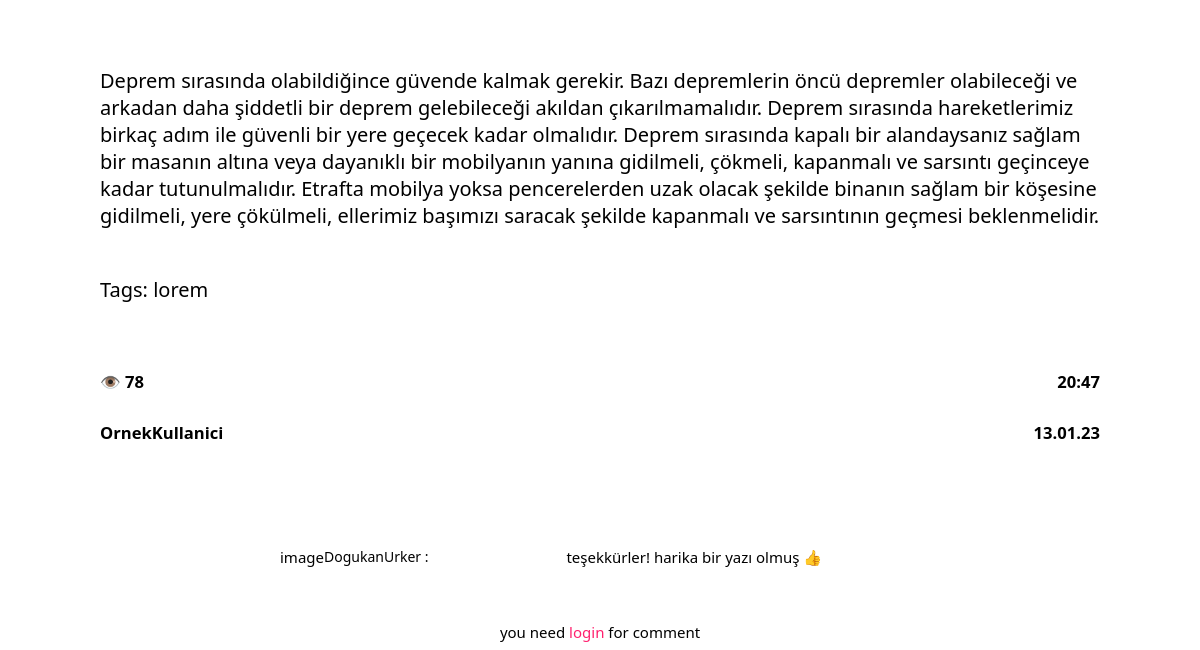
/1 (lower part), run on an earlier commit of the app's database.
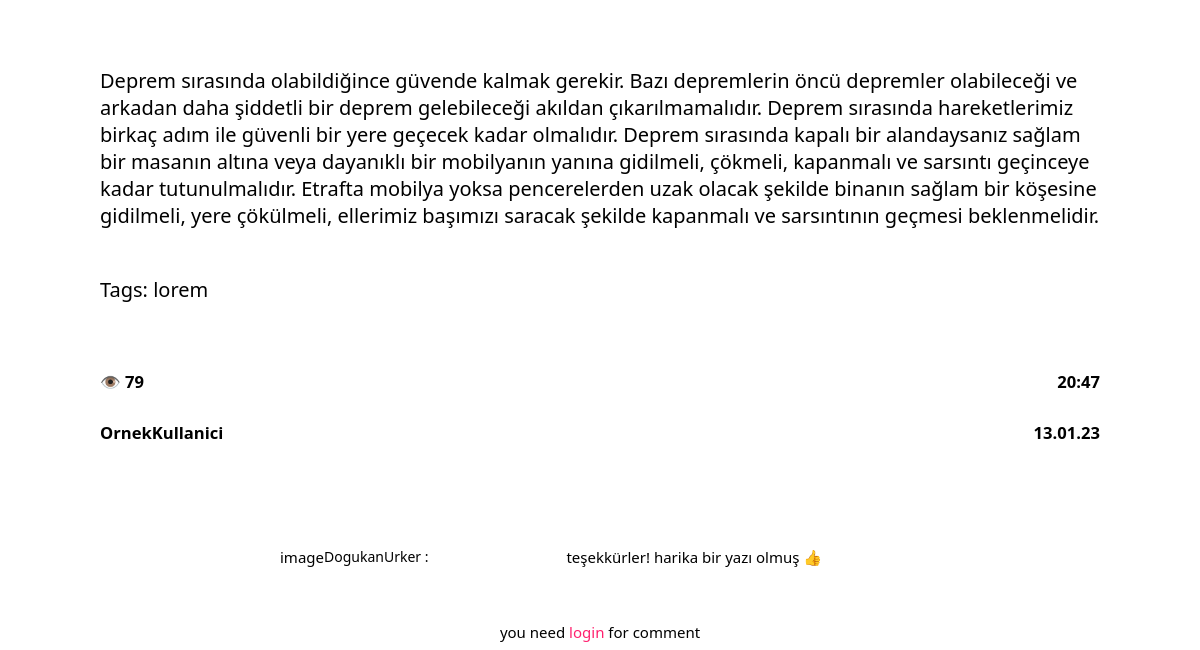
And on a later commit of the database.
### tables this page shows
CREATE TABLE "posts" (
	"id"	INTEGER NOT NULL UNIQUE,
	"title"	TEXT NOT NULL,
	"tags"	TEXT,
	"content"	TEXT NOT NULL,
	"author"	TEXT NOT NULL,
	"date"	TEXT NOT NULL,
	"time"	TEXT NOT NULL,
	"views"	TEXT,
	"lastEditDate"	TEXT,
	"lastEditTime"	TEXT,
	PRIMARY KEY("id" AUTOINCREMENT)
);

### routes/post.py (the view)
@postBlueprint.route("/<int:postID>", methods=["GET", "POST"])
def post(postID):
    form = commentForm(request.form)
    connection = sqlite3.connect("db/posts.db")
    cursor = connection.cursor()
    cursor.execute(f"select id from posts")
    posts = str(cursor.fetchall())
    match str(postID) in posts:
        case True:
            message("2", f'POST: "{postID}" FOUND')
            connection = sqlite3.connect("db/posts.db")
            cursor = connection.cursor()
            cursor.execute(f'select * from posts where id = "{postID}"')
            post = cursor.fetchone()
            cursor.execute(f'update posts set views = views+1 where id = "{postID}"')
            connection.commit()
            if request.method == "POST":
                comment = request.form["comment"]
                connection = sqlite3.connect("db/comments.db")
                cursor = connection.cursor()
                cursor.execute(
                    "insert into comments(post,comment,user,date,time) \
                    values(?, ?, ?, ?, ?)",
                    (
                        postID,
                        comment,
                        session["userName"],
                        currentDate(),
                        currentTime(),
                    ),
                )
                connection.commit()
                addPoints(5, session["userName"])
                flash("You earned 5 points by commenting ", "success")
                return redirect(f"/{postID}")
            connection = sqlite3.connect("db/comments.db")
            cursor = connection.cursor()
            cursor.execute(f'select * from comments where post = "{postID}"')
            comments = cursor.fetchall()
            return render_template(
                "post.html",
                id=post[0],
                title=post[1],
                tags=post[2],
                content=post[3],
                author=post[4],
                views=post[7],
                date=post[5],
                time=post[6],
                form=form,
                comments=comments,
            )
        case False:
            message("1", "404")
            return render_template("404.html")

### app.py (called while the page is built)
@app.context_processor
def utility_processor():
    getProfilePicture
    return dict(getProfilePicture=getProfilePicture)

### helpers.py (called while the page is built)
def currentDate():
    return datetime.now().strftime("%d.%m.%y")

def currentTime(seconds=False):
    match seconds:
        case False:
            return datetime.now().strftime("%H:%M")
        case True:
            return datetime.now().strftime("%H:%M:%S")

def message(color, message):
    print(
        f"\n\033[94m[{currentDate()}\033[0m"
        f"\033[95m {currentTime(True)}]\033[0m"
        f"\033[9{color}m {message}\033[0m\n"
    )
    logFile = open("log.log", "a")
    logFile.write(f"[{currentDate()}" f"|{currentTime(True)}]" f" {message}\n")
    logFile.close()

### templates/post.html (shortened to what this page needs)
{% extends 'layout.html'%} {%block head%}
<link
  rel="stylesheet"
  href="{{ url_for('static', filename='css/post.css') }}"
/>
{% endblock head %} {%block body%}
<div class="post centeredHorizontally">
  <p class="content">
    {{content|safe}} <br />
    Tags: {{tags.replace(",",", ")}}
  </p>
  <div class="bottomBar">
    <div>
      <h5>👁️ {{views}}</h5>
      <a href="/user/{{author|lower}}">
        <h5 class="author">
          OrnekKullanici
         </h5></a>
    </div>
    <div class="dateTime">
      <h5>{{time}}</h5>
      <h5 class="date">{{date}}</h5>
    </div>
  </div>
  {% if comments %}
    {% for comment in comments %}
      <div class="comments">
        <p>image</p>
        <section class="commentUserNameContainer">
          <a href="/user/{{comment[3]|lower}}" class="commentUserName"
            >{{comment[3]}} :</a
          >
        </section>
        <p class="centeredHorizontally">{{comment[2]}}</p>
    </div>
    <form method="post" class="commentForm">
      {% if session["userName"] %} {{form.comment(class_="comment")}}
      <button type="submit" class="btnSubmit">comment</button>
    {% else %}
    <small
      >you need
      <a href="/login/redirect=&post&{{id}}" class="linkLogin">login</a> for
      comment</small
    >
  </form>
  {% endif %}
  {% endfor %}
  {% endif %}
</div>
{% endblock body %}

What changed in the data, as far as the page shows it:
changed posts "lorem": views "78" → "79"
